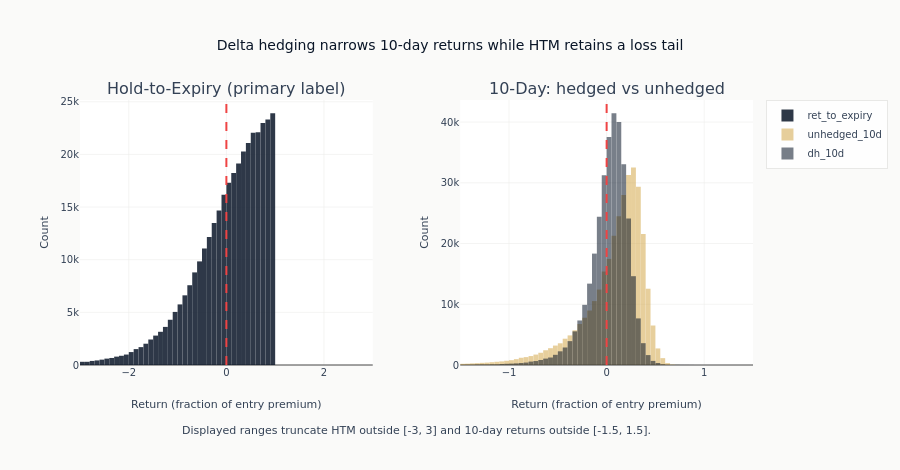

Notebook code for this chart:
### Markdown cell above
Both panels focus on their central mass. The rendered note states the exact
displayed ranges so the omitted extreme tails remain explicit to readers.

### Code cell
fig.update_layout(
    template="ml4t",
    height=470,
    barmode="overlay",
    title="Delta hedging narrows 10-day returns while HTM retains a loss tail",
    margin=dict(b=105),
)
fig.update_xaxes(title_text="Return (fraction of entry premium)", range=[-3, 3], row=1, col=1)
fig.update_xaxes(title_text="Return (fraction of entry premium)", range=[-1.5, 1.5], row=1, col=2)
fig.update_yaxes(title_text="Count", row=1, col=1)
fig.update_yaxes(title_text="Count", row=1, col=2)
fig.add_annotation(
    text="Displayed ranges truncate HTM outside [-3, 3] and 10-day returns outside [-1.5, 1.5].",
    x=0.5,
    y=-0.28,
    xref="paper",
    yref="paper",
    showarrow=False,
    font=dict(color=COLORS["neutral"], size=11),
)
fig.show()

### Figure 1 — Plotly figure (JSON) as saved in the notebook; plotly's stock layout.template omitted (floating-point values rounded to 4 significant figures)
{"data": [{"marker": {"color": "#0a1628"}, "name": "ret_to_expiry", "opacity": 0.85, "type": "bar", "width": 0.1, "x": [-2.95, -2.85, -2.75, -2.65, -2.55, -2.45, -2.35, -2.25, -2.15, -2.05, -1.95, -1.85, -1.75, -1.65, -1.55, -1.45, -1.35, -1.25, -1.15, -1.05, -0.95, -0.85, -0.75, -0.65, -0.55, -0.45, -0.35, -0.25, -0.15, -0.05, 0.05, 0.15, 0.25, 0.35, 0.45, 0.55, 0.65, 0.75, 0.85, 0.95, 1.05, 1.15, 1.25, 1.35, 1.45, 1.55, 1.65, 1.75, 1.85, 1.95, 2.05, 2.15, 2.25, 2.35, 2.45, 2.55, 2.65, 2.75, 2.85, 2.95], "xaxis": "x", "y": [304, 305, 387, 435, 509, 606, 669, 795, 877, 992, 1229, 1510, 1698, 2022, 2422, 2793, 3154, 3618, 4297, 5041, 5755, 6617, 7577, 8795, 9841, 11066, 12159, 13494, 14676, 16170, 17307, 18239, 19140, 20278, 21079, 22050, 22093, 22982, 23317, 23909, 0, 0, 0, 0, 0, 0, 0, 0, 0, 0, 0, 0, 0, 0, 0, 0, 0, 0, 0, 0], "yaxis": "y"}, {"marker": {"color": "#D4A84B"}, "name": "unhedged_10d", "opacity": 0.55, "type": "bar", "width": 0.05, "x": [-1.475, -1.425, -1.375, -1.325, -1.275, -1.225, -1.175, -1.125, -1.075, -1.025, -0.975, -0.925, -0.875, -0.825, -0.775, -0.725, -0.675, -0.625, -0.575, -0.525, -0.475, -0.425, -0.375, -0.325, -0.275, -0.225, -0.175, -0.125, -0.075, -0.025, 0.025, 0.075, 0.125, 0.175, 0.225, 0.275, 0.325, 0.375, 0.425, 0.475, 0.525, 0.575, 0.625, 0.675, 0.725, 0.775, 0.825, 0.875, 0.925, 0.975, 1.025, 1.075, 1.125, 1.175, 1.225, 1.275, 1.325, 1.375, 1.425, 1.475], "xaxis": "x2", "y": [199, 221, 264, 302, 358, 395, 462, 532, 593, 696, 792, 965, 1192, 1298, 1472, 1717, 2016, 2429, 2766, 3199, 3574, 4329, 4874, 5714, 6746, 7784, 8968, 10525, 12424, 15391, 17470, 21287, 24491, 27995, 31266, 32521, 29362, 21580, 12561, 6502, 2726, 1130, 312, 61, 11, 4, 0, 0, 0, 0, 0, 0, 0, 0, 0, 0, 0, 0, 0, 0], "yaxis": "y2"}, {"marker": {"color": "#0a1628"}, "name": "dh_10d", "opacity": 0.55, "type": "bar", "width": 0.05, "x": [-1.475, -1.425, -1.375, -1.325, -1.275, -1.225, -1.175, -1.125, -1.075, -1.025, -0.975, -0.925, -0.875, -0.825, -0.775, -0.725, -0.675, -0.625, -0.575, -0.525, -0.475, -0.425, -0.375, -0.325, -0.275, -0.225, -0.175, -0.125, -0.075, -0.025, 0.025, 0.075, 0.125, 0.175, 0.225, 0.275, 0.325, 0.375, 0.425, 0.475, 0.525, 0.575, 0.625, 0.675, 0.725, 0.775, 0.825, 0.875, 0.925, 0.975, 1.025, 1.075, 1.125, 1.175, 1.225, 1.275, 1.325, 1.375, 1.425, 1.475], "xaxis": "x2", "y": [51, 64, 68, 96, 104, 98, 119, 119, 165, 198, 226, 269, 329, 404, 562, 651, 822, 1052, 1231, 1677, 2253, 2884, 3929, 5541, 7334, 9909, 13398, 18343, 24397, 31262, 37551, 41454, 40030, 33057, 24131, 14624, 7674, 3594, 1634, 675, 326, 124, 56, 21, 26, 15, 13, 8, 3, 2, 0, 1, 0, 1, 1, 0, 1, 1, 0, 0], "yaxis": "y2"}], "layout": {"annotations": [{"font": {"size": 16}, "showarrow": false, "text": "Hold-to-Expiry (primary label)", "x": 0.2175, "xanchor": "center", "xref": "paper", "y": 1.0, "yanchor": "bottom", "yref": "paper"}, {"font": {"size": 16}, "showarrow": false, "text": "10-Day: hedged vs unhedged", "x": 0.7825, "xanchor": "center", "xref": "paper", "y": 1.0, "yanchor": "bottom", "yref": "paper"}, {"font": {"color": "#334155", "size": 11}, "showarrow": false, "text": "Displayed ranges truncate HTM outside [-3, 3] and 10-day returns outside [-1.5, 1.5].", "x": 0.5, "xref": "paper", "y": -0.28, "yref": "paper"}], "barmode": "overlay", "height": 470, "margin": {"b": 105}, "shapes": [{"line": {"color": "#ef4444", "dash": "dash"}, "type": "line", "x0": 0, "x1": 0, "xref": "x", "y0": 0, "y1": 1, "yref": "y domain"}, {"line": {"color": "#ef4444", "dash": "dash"}, "type": "line", "x0": 0, "x1": 0, "xref": "x2", "y0": 0, "y1": 1, "yref": "y2 domain"}], "title": {"text": "Delta hedging narrows 10-day returns while HTM retains a loss tail"}, "xaxis": {"anchor": "y", "domain": [0.0, 0.435], "range": [-3, 3], "title": {"text": "Return (fraction of entry premium)"}}, "xaxis2": {"anchor": "y2", "domain": [0.565, 1.0], "range": [-1.5, 1.5], "title": {"text": "Return (fraction of entry premium)"}}, "yaxis": {"anchor": "x", "domain": [0.0, 1.0], "title": {"text": "Count"}}, "yaxis2": {"anchor": "x2", "domain": [0.0, 1.0], "title": {"text": "Count"}}}}
